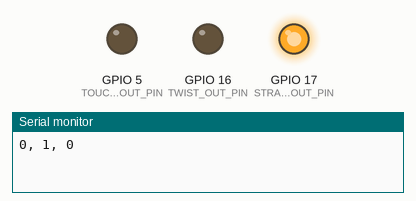
A sketch run on a simulated ESP32. On the bench: output pins drawn as LEDs (lit = HIGH), the last lines printed to the serial monitor.

Above: at 0.2 s.
At 1.7 s:
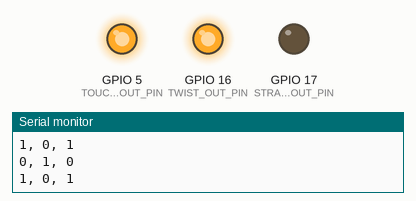
Timing chart, 0 to 3.0 s (numbered marks = the images above):
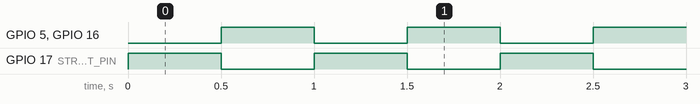

Measured:
- by itself, GPIO 5 (TOUCH_OUT_PIN), GPIO 16 (TWIST_OUT_PIN), GPIO 17 (STRAIN_OUT_PIN): alternates HIGH for 0.50 s and LOW for 0.50 s

The sketch:

esp_input.ino
```cpp
const int TWIST_OUT_PIN = 16;
const int STRAIN_OUT_PIN = 17;
const int TOUCH_OUT_PIN = 5;

int delayMS = 500;

void setup() {
  // put your setup code here, to run once:
  pinMode(TWIST_OUT_PIN, OUTPUT);
  pinMode(STRAIN_OUT_PIN, OUTPUT);
  pinMode(TOUCH_OUT_PIN, OUTPUT);

  Serial.begin(9600);
}

int lastVal = 0;
void loop() {
  unsigned long time = millis();
  // put your main code here, to run repeatedly:

  digitalWrite(TWIST_OUT_PIN, lastVal);
  digitalWrite(STRAIN_OUT_PIN, !lastVal);
  digitalWrite(TOUCH_OUT_PIN, lastVal);
  Serial.printf("%d, %d, %d\n", lastVal, !lastVal, lastVal);

  lastVal = !lastVal;

  while(millis() - time < delayMS){
    continue;
  }
}
```
